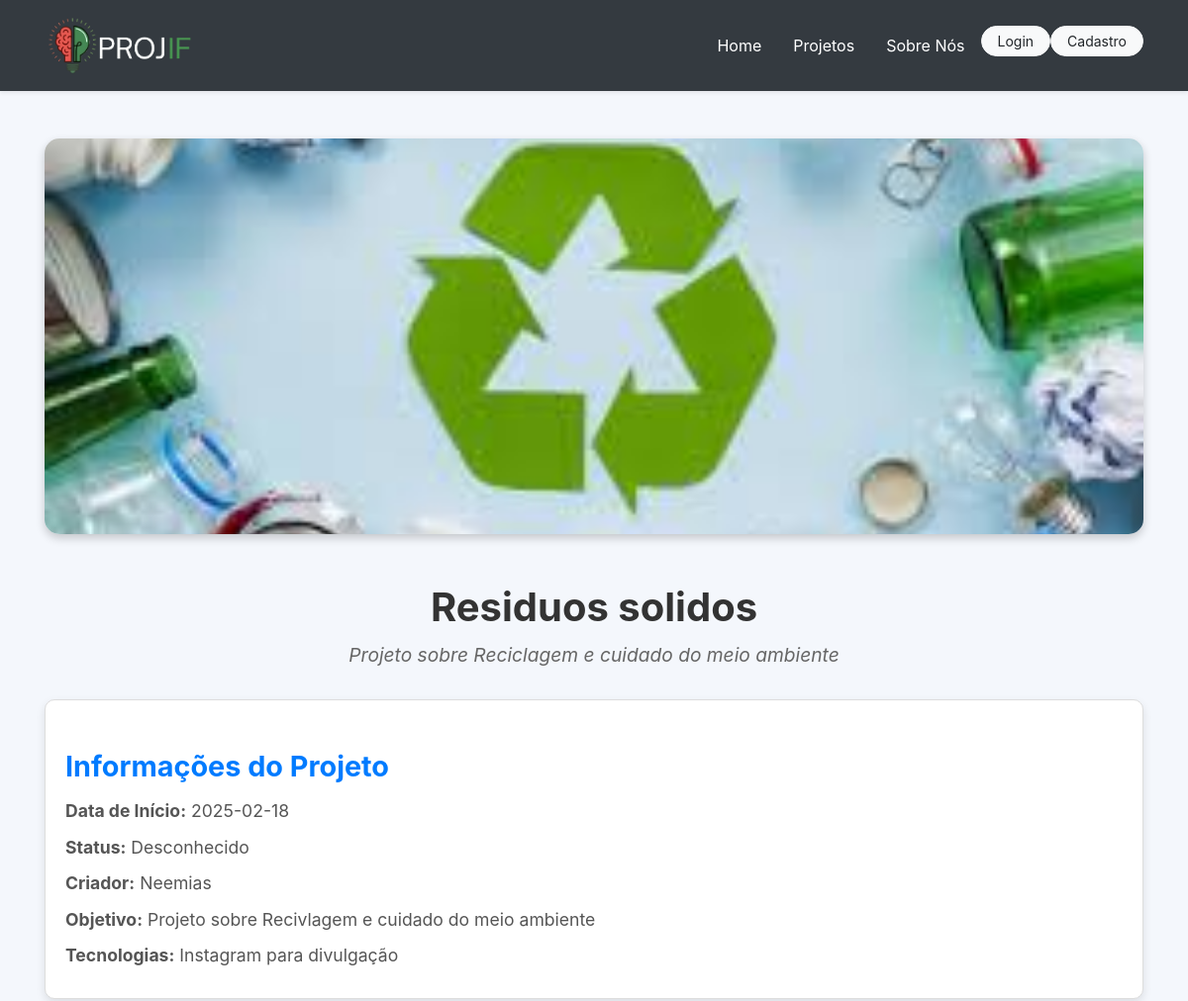
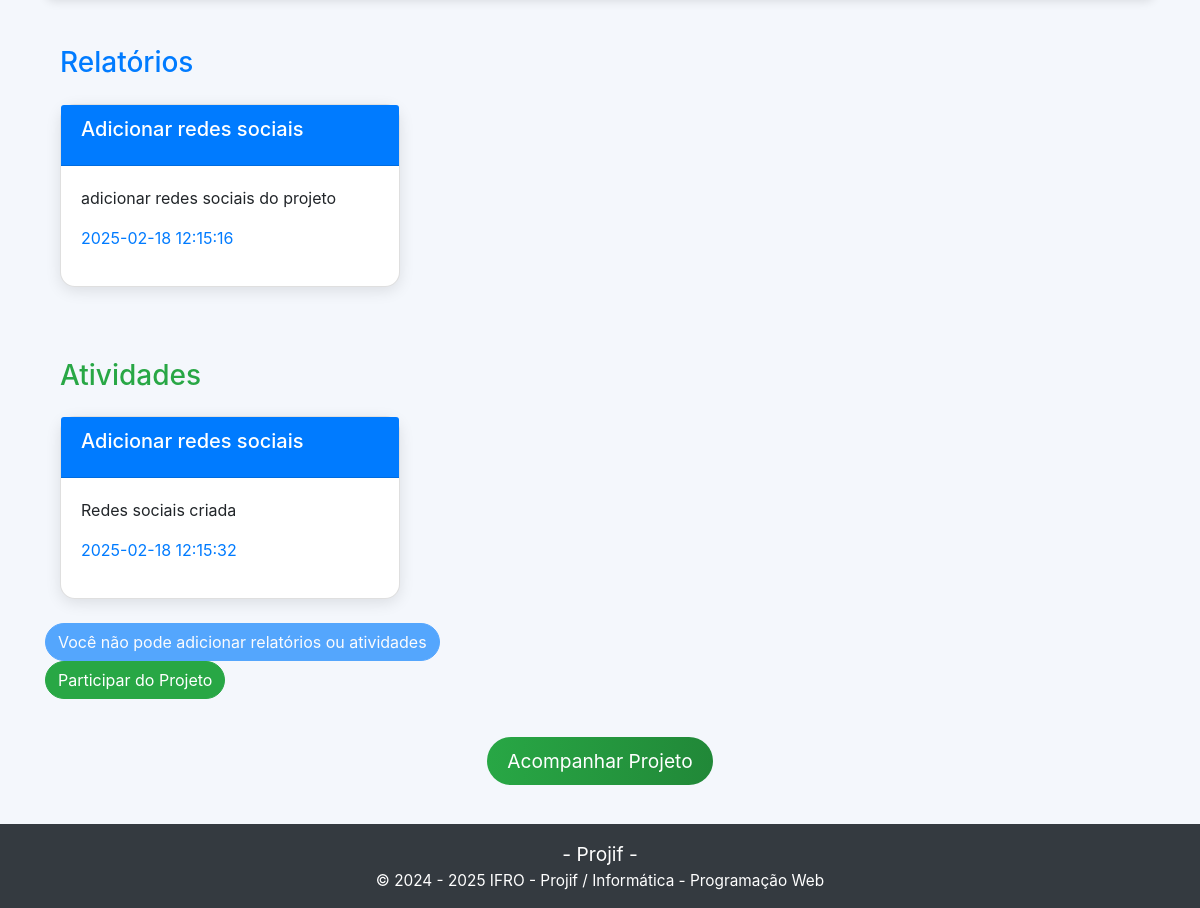
Page /projeto/39 on the committed database (2 pictures, top to bottom).
### tables this page shows
CREATE TABLE `projetos` (
  `id` int(255) NOT NULL,
  `title` varchar(255) NOT NULL,
  `description` varchar(255) NOT NULL,
  `texto` text NOT NULL,
  `data_inicio` date DEFAULT NULL,
  `status` varchar(1) NOT NULL,
  `usuario_id` int(255) NOT NULL,
  `Tecnologias` varchar(255) NOT NULL,
  `banner` varchar(255) DEFAULT NULL
);

CREATE TABLE `usuarios` (
  `id` int(11) NOT NULL,
  `nome` varchar(100) NOT NULL,
  `email` varchar(100) NOT NULL,
  `senha` varchar(255) NOT NULL,
  `cargo_id` int(11) NOT NULL DEFAULT 3
);

CREATE TABLE `relatorios` (
  `id` int(11) NOT NULL,
  `projeto_id` int(11) NOT NULL,
  `usuario_id` int(11) NOT NULL,
  `titulo` varchar(255) NOT NULL,
  `conteudo` text NOT NULL,
  `tipo` enum('relatorio','atividade') NOT NULL,
  `data_criacao` timestamp NOT NULL DEFAULT current_timestamp()
);

### app/controllers/projetoController.php (called while the page is built, shortened)
<?php
class ProjetoController extends Controller
{
    public function show($id)
    {
        $projeto = Projeto::buscarPorId($id);
        $usuarioParticipa = false;
        $usuarioP = Usuario::buscarPorId($projeto['usuario_id']);
        $relatorios = Projeto::buscarRelatorios($id);
    $atividades = Projeto::buscarAtividades($id);
        View::render('projeto/detalhes', [
            'projeto' => $projeto,
            'usuarioP' => $usuarioP,
            'usuarioParticipa' => $usuarioParticipa,
            'relatorios' => $relatorios,
            'atividades' => $atividades
        ]);
    }
}

### public/index.php (called while the page is built, shortened)
<?php
$url = $_GET['url'] ?? '/';
Router::dispatch($url);

### app/models/projeto.php (called while the page is built, shortened)
<?php
class Projeto extends Model
{
    public static function buscarPorId($id)
    {
        $db = self::getDB();
        $stmt = $db->prepare("SELECT * FROM projetos WHERE id = ?");
        $stmt->execute([$id]);
        return $stmt->fetch(PDO::FETCH_ASSOC);
    }
public static function buscarRelatorios($projetoId)
{
    $pdo = Conexao::getConexao();
    $sql = "SELECT * FROM relatorios WHERE projeto_id = :projeto_id AND tipo = 'relatorio'";
    $stmt = $pdo->prepare($sql);
    $stmt->bindValue(':projeto_id', $projetoId, PDO::PARAM_INT);
    $stmt->execute();
    return $stmt->fetchAll(PDO::FETCH_ASSOC);
}
public static function buscarAtividades($projetoId)
{
    $pdo = Conexao::getConexao();
    $sql = "SELECT * FROM relatorios WHERE projeto_id = :projeto_id AND tipo = 'atividade'";
    $stmt = $pdo->prepare($sql);
    $stmt->bindValue(':projeto_id', $projetoId, PDO::PARAM_INT);
    $stmt->execute();
    return $stmt->fetchAll(PDO::FETCH_ASSOC);
}
}

### app/models/usuario.php (called while the page is built, shortened)
<?php
class Usuario
{
public static function buscarPorId($id)
{
    $pdo = Conexao::getConexao();
    $sql = "SELECT * FROM usuarios WHERE id = :id";
    $stmt = $pdo->prepare($sql);
    $stmt->bindParam(':id', $id, PDO::PARAM_INT);
    $stmt->execute();
    return $stmt->fetch(PDO::FETCH_ASSOC);
}
}

### app/views/projeto/detalhes.php (the view, shortened to what this page needs)
<?php
$statusMap = [
    'A' => 'Aprovado',
    'C' => 'Cancelado',
    'F' => 'Finalizado'
];
$statusExibido = $statusMap[$projeto['status']] ?? 'Desconhecido';
?>
<!DOCTYPE html>
<html lang="pt-br">
<head>
    <link rel="stylesheet" href="https://stackpath.bootstrapcdn.com/bootstrap/4.5.2/css/bootstrap.min.css">
</head>
<body>
    <?php include './../app/views/partial/header.php'; ?>
    <div class="container py-5">
        <div class="project-header">
            <img src="<?= !empty($projeto['banner']) ? URL . 'public/' . $projeto['banner'] : 'https://placehold.co/800x400' ?>" alt="Banner do Projeto" class="project-image">
            <h1 class="project-title"><?= htmlspecialchars($projeto['title']) ?></h1>
            <p class="project-description"><?= htmlspecialchars($projeto['description']) ?></p>
        </div>
        <div class="info-box">
            <h3 class="section-title">Informações do Projeto</h3>
            <p><strong>Data de Início:</strong> <?= htmlspecialchars($projeto['data_inicio']) ?></p>
            <p><strong>Status:</strong> <?= htmlspecialchars($statusExibido) ?></p>
            <p><strong>Criador:</strong> <?= htmlspecialchars($usuarioP['nome']) ?></p>
            <p><strong>Objetivo:</strong> <?= htmlspecialchars($projeto['texto']) ?></p>
            <p><strong>Tecnologias:</strong> <?= htmlspecialchars($projeto['Tecnologias']) ?></p>
        </div>
        <?php if (isset($relatorios) && !empty($relatorios)): ?>
            <div class="container mt-5">
                <h3 class="text-primary mb-4">Relatórios</h3>
                <div class="row">
                    <?php foreach ($relatorios as $relatorio): ?>
                        <div class="col-md-4 mb-4">
                            <div class="card">
                                <div class="card-header">
                                    <h5 class="card-title"><?= htmlspecialchars($relatorio['titulo']) ?></h5>
                                </div>
                                <div class="card-body">
                                    <p class="card-text"><?= htmlspecialchars($relatorio['conteudo']) ?></p>
                                    <p class="text-primary"><?= htmlspecialchars($relatorio['data_criacao']) ?></p>
                                </div>
                            </div>
                        </div>
                    <?php endforeach; ?>
                </div>
            </div>
        <?php else: ?>
            <p class="text-center mt-3">Nenhum relatório disponível.</p>
        <?php endif; ?>
        <?php if (isset($atividades) && !empty($atividades)): ?>
            <div class="container mt-5">
                <h3 class="text-success mb-4">Atividades</h3>
                <div class="row">
                    <?php foreach ($atividades as $atividade): ?>
                        <div class="col-md-4 mb-4">
                            <div class="card">
                                <div class="card-header">
                                    <h5 class="card-title"><?= htmlspecialchars($atividade['titulo']) ?></h5>
                                </div>
                                <div class="card-body">
                                    <p class="card-text"><?= htmlspecialchars($atividade['conteudo']) ?></p>
                                    <p class="text-primary"><?= htmlspecialchars($atividade['data_criacao']) ?></p>
                                </div>
                            </div>
                        </div>
                    <?php endforeach; ?>
                </div>
            </div>
        <?php else: ?>
            <p class="text-center mt-3">Nenhuma atividade disponível.</p>
        <?php endif; ?>
        <?php if (isset($_SESSION['usuario_id']) && $usuarioParticipa): ?>
            <div class="report">
                <h5>Adicionar Relatório ou Atividade</h5>
                <form action="<?= URL ?>projeto/adicionar_relatorio/<?= $projeto['id'] ?>" method="post">
                    <div class="form-group">
                        <label for="titulo">Título</label>
                        <input type="text" id="titulo" name="titulo" class="form-control" placeholder="Digite o título" required>
                    </div>
                    <div class="form-group">
                        <label for="conteudo">Conteúdo</label>
                        <textarea id="conteudo" name="conteudo" class="form-control" rows="4" placeholder="Digite o conteúdo" required></textarea>
                    </div>
                    <div class="form-group">
                        <label for="tipo">Tipo</label>
                        <select id="tipo" name="tipo" class="form-control" required>
                            <option value="relatorio">Relatório</option>
                            <option value="atividade">Atividade</option>
                        </select>
                    </div>
                    <button type="submit" class="btn btn-primary">Adicionar</button>
                </form>
            </div>
        <?php else: ?>
            <button class="btn btn-primary" disabled>Você não pode adicionar relatórios ou atividades</button>
        <?php endif; ?>
        <form method="POST" action="<?= URL ?>projeto/participar/<?= $projeto['id'] ?>">
            <button type="submit" class="btn btn-success">Participar do Projeto</button>
        </form>
        <div class="text-center mt-5">
            <a href="#" class="btn-project">Acompanhar Projeto</a>
        </div>
    </div>
    <?php include './../app/views/partial/footer.php'; ?>
</body>
</html>

### app/core/router.php (shortened to what this page needs)
<?php
class Router
{
    private static $routes = [];
    public static function get($route, $controller)
    {
        $route = preg_replace('/{(\w+)}/', '(?P<\1>[^/]+)', trim($route, '/'));
        self::$routes['GET'][$route] = $controller;
    }
    public static function post($route, $controller)
    {
        $route = preg_replace('/{(\w+)}/', '(?P<\1>[^/]+)', trim($route, '/'));
        self::$routes['POST'][$route] = $controller;
    }
    public static function dispatch($url)
    {
        $url = trim(parse_url($url, PHP_URL_PATH), '/');
        $method = $_SERVER['REQUEST_METHOD'];
        foreach (self::$routes[$method] as $route => $controller) {
            if (preg_match("#^$route$#", $url, $matches)) {
                $params = array_filter($matches, 'is_string', ARRAY_FILTER_USE_KEY);
                [$controller, $method] = explode('@', $controller);
                $controller = "App\\Controllers\\$controller";
                if (class_exists($controller) && method_exists($controller, $method)) {
                    call_user_func_array([new $controller, $method], $params);
                    return;
                }
            }
        }
    }
}

### app/views/projeto/detalhes.php (style rules this page uses)
body { background-color: #f4f7fc; }
.project-header { margin-bottom: 30px; text-align: center; }
.project-image { width: 100%; height: 400px; object-fit: cover; border-radius: 15px; box-shadow: 0 4px 10px rgba(0, 0, 0, 0.2); margin-bottom: 30px; }
.project-title { font-size: 2.5rem; font-weight: bold; color: #333; margin-top: 20px; }
.project-description { font-size: 1.2rem; margin-top: 10px; font-style: italic; color: #666; }
.section-title { margin-top: 30px; margin-bottom: 15px; font-size: 1.8rem; font-weight: bold; color: #007bff; }
.btn-project { background: linear-gradient(to right, #28a745, #218838); color: #fff; padding: 12px 20px; font-size: 1.2rem; border-radius: 30px; transition: 0.3s; }
.card { border-radius: 15px; box-shadow: 0 4px 15px rgba(0, 0, 0, 0.1); transition: 0.3s; }
.card-header { background-color: #007bff; color: white; font-weight: bold; }
.form-control, .btn { border-radius: 30px; }
.text-center { font-size: 1.2rem; }
.info-box { background-color: #fff; border: 1px solid #ddd; padding: 20px; border-radius: 10px; box-shadow: 0 4px 10px rgba(0, 0, 0, 0.1); }
.info-box p { font-size: 1.1rem; margin-bottom: 10px; color: #555; }

### rows in the picture
projetos: banner (picture), title "Residuos solidos", description "Projeto sobre Reciclagem e cuidado do meio ambiente", data_inicio "2025-02-18", status "Desconhecido", texto "Projeto sobre Recivlagem e cuidado do meio ambiente", Tecnologias "Instagram para divulgação"
usuarios: nome "Neemias"
relatorios: titulo "Adicionar redes sociais", conteudo "adicionar redes sociais do projeto", data_criacao "2025-02-18 12:15:16"
relatorios: titulo "Adicionar redes sociais", conteudo "Redes sociais criada", data_criacao "2025-02-18 12:15:32"
